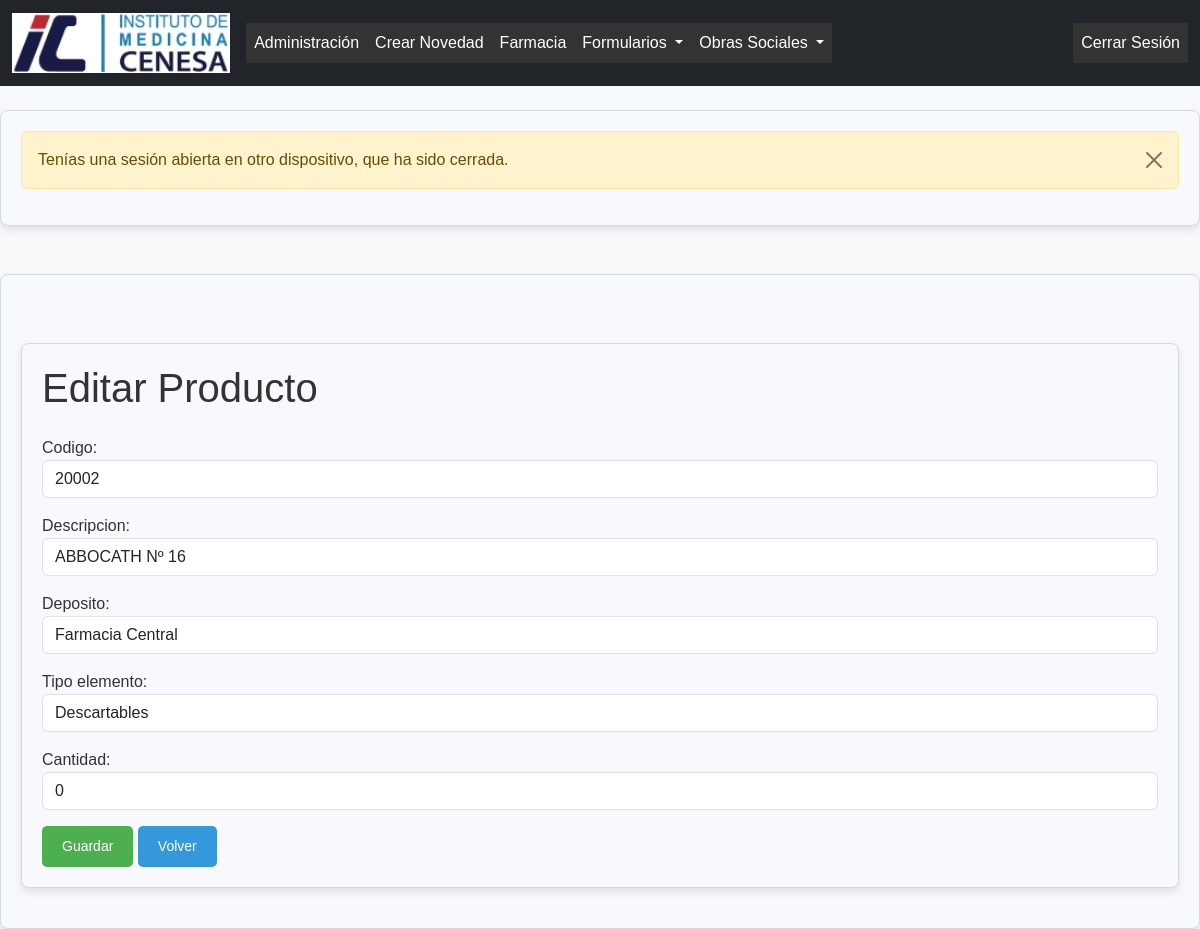
The page /editar-producto/20002/ (signed in) on the database as committed earlier.
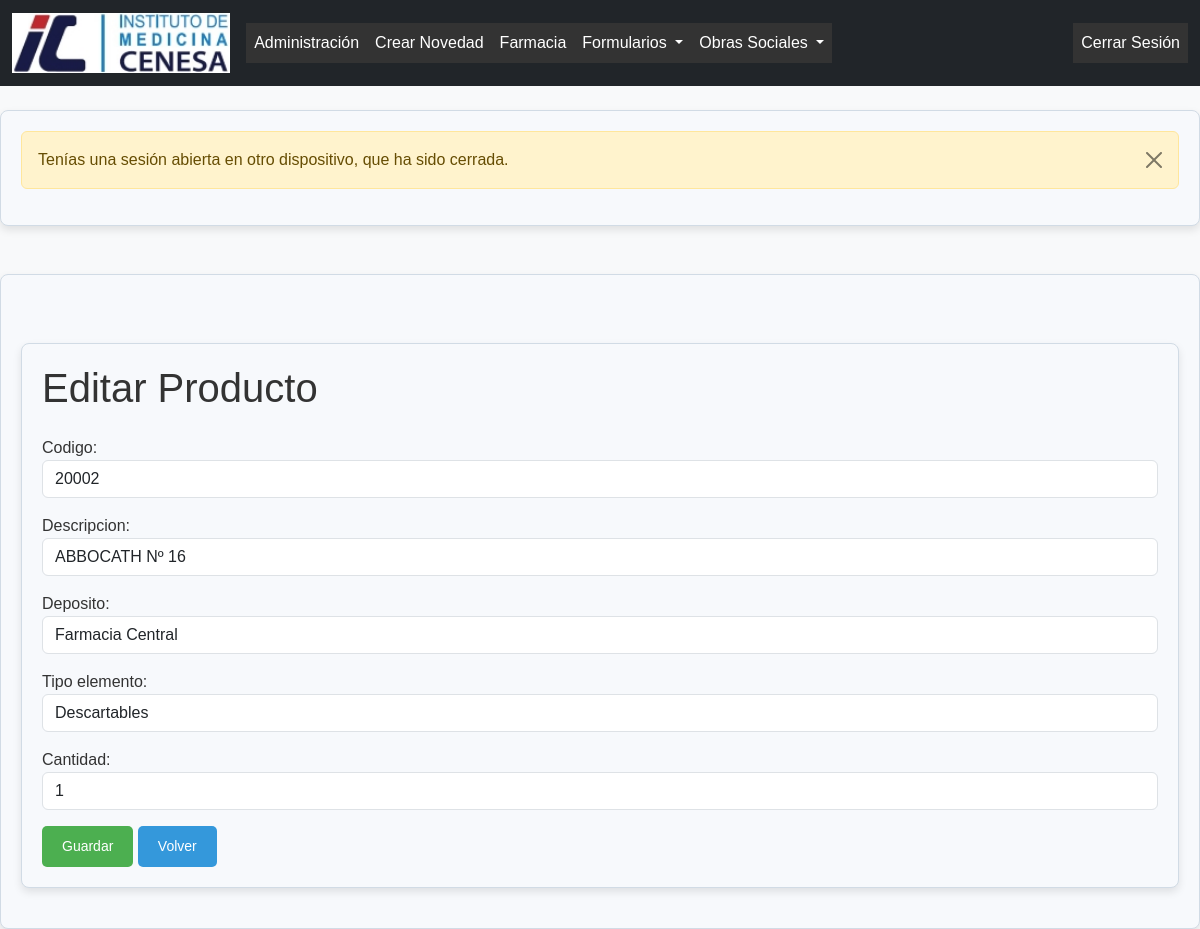
The same page on the database as committed later.
### formularios/models.py (models this page shows, shortened)
class Stock(models.Model):
    codigo = models.CharField(max_length=100, unique=True)
    descripcion = models.CharField(max_length=255)
    deposito = models.CharField(max_length=255)
    tipo_elemento = models.CharField(max_length=255)
    cantidad = models.DecimalField(max_digits=10, decimal_places=0)

### formularios/views.py (the view)
# urls.py: path('editar-producto/<str:codigo>/', views.editar_producto, name='editar_producto'),
@login_required
def editar_producto(request, codigo):
    producto = get_object_or_404(Stock, codigo=codigo)
    if request.method == 'POST':
        form = StockForm(request.POST, instance=producto)
        if form.is_valid():
            form.save()
            return redirect('listar_stock')
    else:
        form = StockForm(instance=producto)
    return render(request, 'farmacia/editar_producto.html', {'form': form})

### formularios/forms.py
class StockForm(forms.ModelForm):
    class Meta:
        model = Stock
        fields = ['codigo', 'descripcion', 'deposito', 'tipo_elemento', 'cantidad']
        widgets = {
            'codigo': forms.TextInput(attrs={'class': 'form-control'}),
            'descripcion': forms.TextInput(attrs={'class': 'form-control'}),
            'deposito': forms.TextInput(attrs={'class': 'form-control'}),
            'tipo_elemento': forms.TextInput(attrs={'class': 'form-control'}),
            'cantidad': forms.NumberInput(attrs={'class': 'form-control'}),
        }

### formularios/context_processors.py (called while the page is built)
def agregar_tipo_usuario(request):
    if request.user.is_authenticated:
        perfil = PerfilUsuario.objects.filter(usuario=request.user).first()
        return {'tipo_usuario': perfil.tipo_usuario.nombre if perfil else None}
    return {}

### formularios/templates/farmacia/editar_producto.html (shortened to what this page needs)
{% extends 'base.html' %}
{% block content %}
<div class="container mt-5">
    <h1 class="mb-4">Editar Producto</h1>
    <form method="post">
        <div class="mb-3">
            {{ form.as_p }}
        </div>
        <button type="submit" class="btn btn-primary">Guardar</button>
        <a href="{% url 'listar_stock' %}" class="btn btn-secondary">Volver</a>
    </form>
</div>
{% endblock %}

Rows that differ between the two databases and show on the page:
changed Stock "ABBOCATH Nº 16": cantidad "0" → "1"
